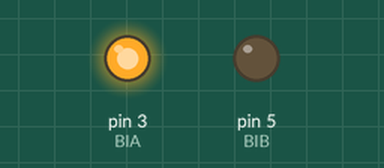
The sketch below on a simulated Arduino Uno, built with avr-gcc and run on an emulated ATmega328P. Shown: output pins drawn as LEDs (lit = HIGH).

Above: at 1.0 s.
At 3.0 s:
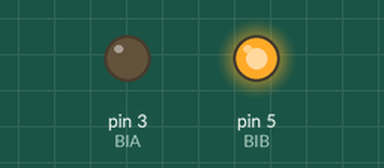
Timing chart, 0 to 5.2 s (numbered marks = the images above):
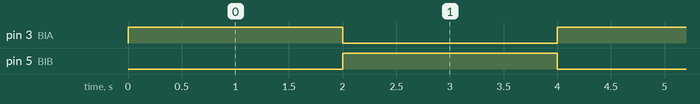

The sketch:

motor_test.ino
```cpp
const int BIA = 3;
const int BIB = 5;

byte speed = 255;

void setup() {
  // put your setup code here, to run once:
  pinMode(BIA,OUTPUT);
  pinMode(BIB,OUTPUT);


}

void loop() {
  // put your main code here, to run repeatedly:
  analogWrite(3,speed);
  analogWrite(5,0);
  delay(2000);
  analogWrite(3,0);
  analogWrite(5,speed);
  delay(2000);
  /*delay(2000);
  backward();
  delay(2000);*/
  // motor turns --> cross sectional area
  //

  // v final = 0 = velocity^2 + 2* delta x * ((1/2 rho v^2 C A)/m)
  // C A = (joe's C equation) (pi*r^2 + 4*(fin cross sectional area))

}

void forward(){

  analogWrite(BIA,speed);
  analogWrite(BIB,0);
  delay(2000);
  analogWrite(BIA,0);
  analogWrite(BIB,speed);
  delay(2000);

  }

/*void backward(){

  analogWrite(BIA,0);
  analogWrite(BIB,speed);

  }*/
```

Measured:
- by itself, pin 3 (BIA), pin 5 (BIB): alternates HIGH for 2.0 s and LOW for 2.0 s
